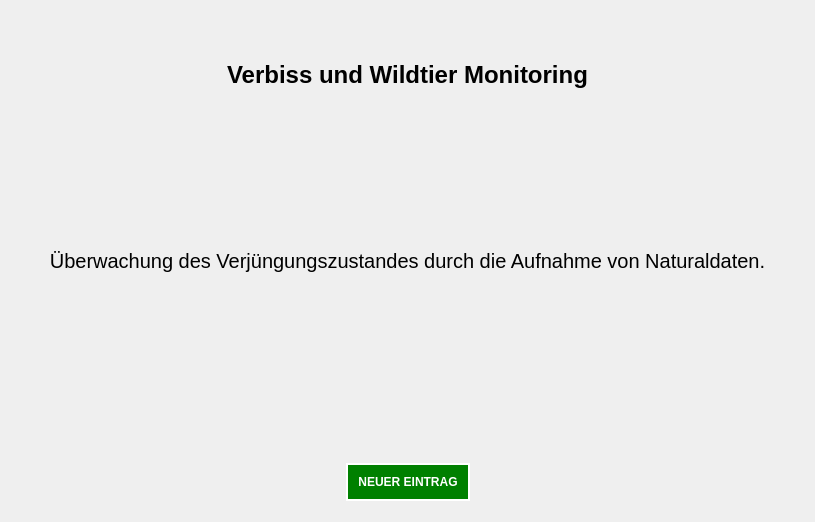
<?xml version="1.0" encoding="UTF-8"?>
<ui version="4.0">
 <class>Form</class>
 <widget class="QWidget" name="Form">
  <property name="geometry">
   <rect>
    <x>0</x>
    <y>0</y>
    <width>815</width>
    <height>522</height>
   </rect>
  </property>
  <property name="windowTitle">
   <string>Form</string>
  </property>
  <layout class="QGridLayout" name="gridLayout">
   <item row="0" column="0">
    <widget class="QWidget" name="lfbHeadline" native="true">
     <layout class="QVBoxLayout" name="_2">
      <property name="topMargin">
       <number>50</number>
      </property>
      <property name="bottomMargin">
       <number>10</number>
      </property>
      <item>
       <widget class="QLabel" name="label">
        <property name="sizePolicy">
         <sizepolicy hsizetype="Preferred" vsizetype="Fixed">
          <horstretch>0</horstretch>
          <verstretch>0</verstretch>
         </sizepolicy>
        </property>
        <property name="font">
         <font>
          <pointsize>18</pointsize>
          <weight>75</weight>
          <bold>true</bold>
         </font>
        </property>
        <property name="text">
         <string>Verbiss und Wildtier Monitoring</string>
        </property>
        <property name="alignment">
         <set>Qt::AlignCenter</set>
        </property>
        <property name="margin">
         <number>10</number>
        </property>
       </widget>
      </item>
      <item>
       <widget class="QLabel" name="label_2">
        <property name="font">
         <font>
          <pointsize>15</pointsize>
         </font>
        </property>
        <property name="text">
         <string>Überwachung des Verjüngungszustandes durch die Aufnahme von Naturaldaten.</string>
        </property>
        <property name="alignment">
         <set>Qt::AlignCenter</set>
        </property>
        <property name="wordWrap">
         <bool>true</bool>
        </property>
        <property name="margin">
         <number>5</number>
        </property>
       </widget>
      </item>
      <item>
       <layout class="QHBoxLayout" name="horizontalLayout">
        <property name="leftMargin">
         <number>0</number>
        </property>
        <property name="topMargin">
         <number>20</number>
        </property>
        <item>
         <spacer name="horizontalSpacer">
          <property name="orientation">
           <enum>Qt::Horizontal</enum>
          </property>
          <property name="sizeHint" stdset="0">
           <size>
            <width>40</width>
            <height>20</height>
           </size>
          </property>
         </spacer>
        </item>
        <item>
         <widget class="QPushButton" name="lfbNewEntry">
          <property name="font">
           <font>
            <weight>75</weight>
            <bold>true</bold>
           </font>
          </property>
          <property name="cursor">
           <cursorShape>PointingHandCursor</cursorShape>
          </property>
          <property name="styleSheet">
           <string notr="true">QPushButton{
	border-radius: 20px;
	border: 2px solid #333;
	color: #555;
	margin: 10px 0px 0px;
	padding: 10px;
}
QPushButton:hover{
	background-color: yellow;
}
QPushButton:enabled{
	border-radius: 20px;
	border: 2px solid #fff;
	background-color: green;
	color: #fff;
}</string>
          </property>
          <property name="text">
           <string>NEUER EINTRAG</string>
          </property>
         </widget>
        </item>
        <item>
         <spacer name="horizontalSpacer_3">
          <property name="orientation">
           <enum>Qt::Horizontal</enum>
          </property>
          <property name="sizeHint" stdset="0">
           <size>
            <width>40</width>
            <height>20</height>
           </size>
          </property>
         </spacer>
        </item>
       </layout>
      </item>
     </layout>
    </widget>
   </item>
  </layout>
 </widget>
 <resources/>
 <connections/>
</ui>
